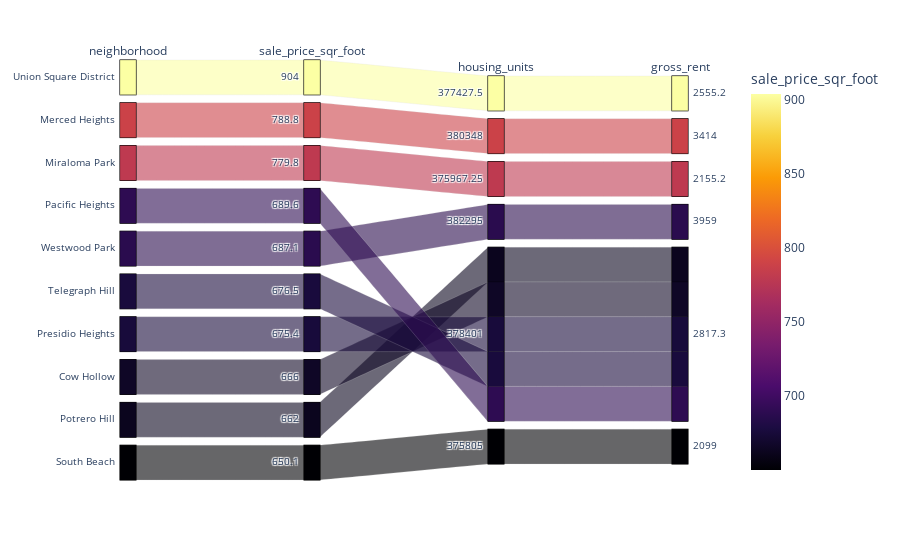

This figure's notebook cell:
### Code cell
# Parallel Categories Plot
categories_plot= px.parallel_categories(
    top10,
    dimensions=["neighborhood","sale_price_sqr_foot", "housing_units", "gross_rent"],
    color="sale_price_sqr_foot",
    color_continuous_scale=px.colors.sequential.Inferno)

categories_plot

### Figure 1 — Plotly figure (JSON) as saved in the notebook; plotly's stock layout.template omitted (floating-point values rounded to 4 significant figures)
{"data": [{"dimensions": [{"label": "neighborhood", "values": ["Union Square District", "Merced Heights", "Miraloma Park", "Pacific Heights", "Westwood Park", "Telegraph Hill", "Presidio Heights", "Cow Hollow", "Potrero Hill", "South Beach"]}, {"label": "sale_price_sqr_foot", "values": [904, 788.8, 779.8, 689.6, 687.1, 676.5, 675.4, 666, 662, 650.1]}, {"categoryarray": [377400.0, 380348, 376000.0, 382295, 378401, 375805], "categoryorder": "array", "label": "housing_units", "ticktext": [377400.0, 380348, 376000.0, 382295, 378401, 375805], "values": [377400.0, 380348, 376000.0, 378401, 382295, 378401, 378401, 378401, 378401, 375805]}, {"categoryarray": [2555.0, 3414, 2155.0, 3959, 2817.0, 2099], "categoryorder": "array", "label": "gross_rent", "ticktext": [2555.0, 3414, 2155.0, 3959, 2817.0, 2099], "values": [2555.0, 3414, 2155.0, 2817.0, 3959, 2817.0, 2817.0, 2817.0, 2817.0, 2099]}], "domain": {"x": [0, 1], "y": [0, 1]}, "line": {"color": [904, 788.8, 779.8, 689.6, 687.1, 676.5, 675.4, 666, 662, 650.1], "coloraxis": "coloraxis"}, "name": "", "type": "parcats"}], "layout": {"autosize": true, "coloraxis": {"colorbar": {"title": {"text": "sale_price_sqr_foot"}}, "colorscale": [[0, "#000004"], [0.1111, "#1b0c41"], [0.2222, "#4a0c6b"], [0.3333, "#781c6d"], [0.4444, "#a52c60"], [0.5556, "#cf4446"], [0.6667, "#ed6925"], [0.7778, "#fb9b06"], [0.8889, "#f7d13d"], [1, "#fcffa4"]]}, "legend": {"tracegroupgap": 0}, "margin": {"t": 60}}}
